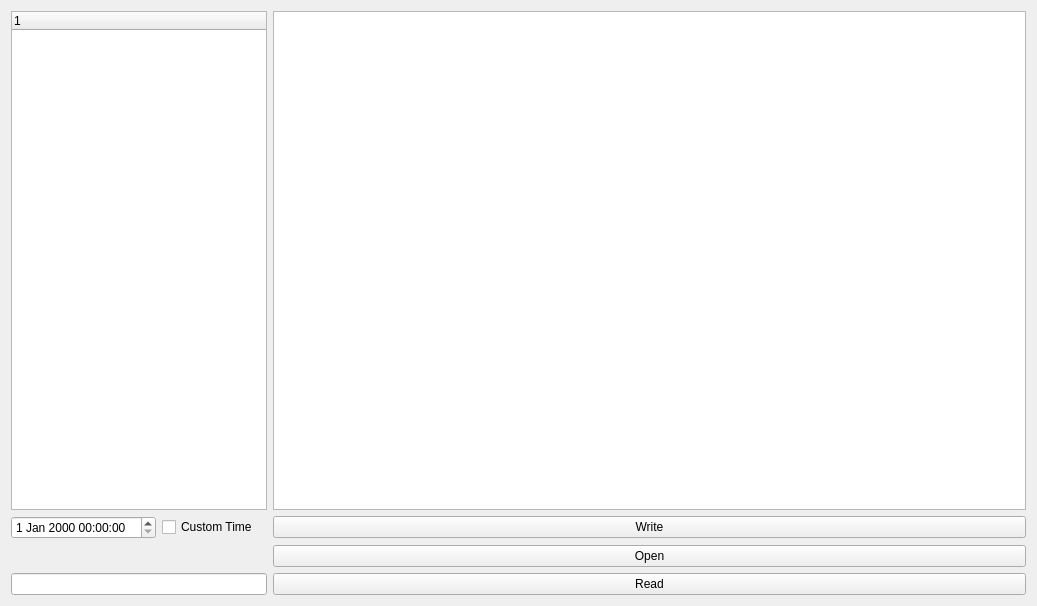
<?xml version="1.0" encoding="UTF-8"?>
<ui version="4.0">
 <class>MainWindow</class>
 <widget class="QMainWindow" name="MainWindow">
  <property name="geometry">
   <rect>
    <x>0</x>
    <y>0</y>
    <width>1037</width>
    <height>606</height>
   </rect>
  </property>
  <property name="windowTitle">
   <string>MainWindow</string>
  </property>
  <widget class="QWidget" name="centralWidget">
   <layout class="QGridLayout" name="gridLayout">
    <item row="0" column="2">
     <widget class="QTextEdit" name="textEdit">
      <property name="sizePolicy">
       <sizepolicy hsizetype="Expanding" vsizetype="Expanding">
        <horstretch>0</horstretch>
        <verstretch>0</verstretch>
       </sizepolicy>
      </property>
      <property name="maximumSize">
       <size>
        <width>16777215</width>
        <height>16777215</height>
       </size>
      </property>
      <property name="sizeIncrement">
       <size>
        <width>0</width>
        <height>0</height>
       </size>
      </property>
      <property name="sizeAdjustPolicy">
       <enum>QAbstractScrollArea::AdjustIgnored</enum>
      </property>
      <property name="autoFormatting">
       <set>QTextEdit::AutoNone</set>
      </property>
     </widget>
    </item>
    <item row="1" column="2">
     <widget class="QPushButton" name="btnWrite">
      <property name="text">
       <string>Write</string>
      </property>
     </widget>
    </item>
    <item row="0" column="0" colspan="2">
     <widget class="QTreeWidget" name="treeWidget">
      <property name="sizePolicy">
       <sizepolicy hsizetype="Expanding" vsizetype="Expanding">
        <horstretch>0</horstretch>
        <verstretch>100</verstretch>
       </sizepolicy>
      </property>
      <column>
       <property name="text">
        <string notr="true">1</string>
       </property>
      </column>
     </widget>
    </item>
    <item row="1" column="1">
     <widget class="QCheckBox" name="checkBoxCustomTime">
      <property name="text">
       <string>Custom Time</string>
      </property>
     </widget>
    </item>
    <item row="2" column="0">
     <widget class="QLabel" name="labeldbg">
      <property name="text">
       <string/>
      </property>
     </widget>
    </item>
    <item row="2" column="2">
     <widget class="QPushButton" name="btnOpen">
      <property name="text">
       <string>Open</string>
      </property>
     </widget>
    </item>
    <item row="1" column="0">
     <widget class="QDateTimeEdit" name="editCustomTime"/>
    </item>
    <item row="3" column="2">
     <widget class="QPushButton" name="btnRead">
      <property name="text">
       <string>Read</string>
      </property>
     </widget>
    </item>
    <item row="3" column="0" colspan="2">
     <widget class="QLineEdit" name="editKey">
      <property name="accessibleDescription">
       <string/>
      </property>
      <property name="inputMethodHints">
       <set>Qt::ImhHiddenText|Qt::ImhNoAutoUppercase|Qt::ImhNoPredictiveText|Qt::ImhSensitiveData</set>
      </property>
      <property name="text">
       <string/>
      </property>
      <property name="echoMode">
       <enum>QLineEdit::Password</enum>
      </property>
      <property name="placeholderText">
       <string/>
      </property>
     </widget>
    </item>
   </layout>
  </widget>
 </widget>
 <layoutdefault spacing="6" margin="11"/>
 <resources/>
 <connections/>
</ui>
